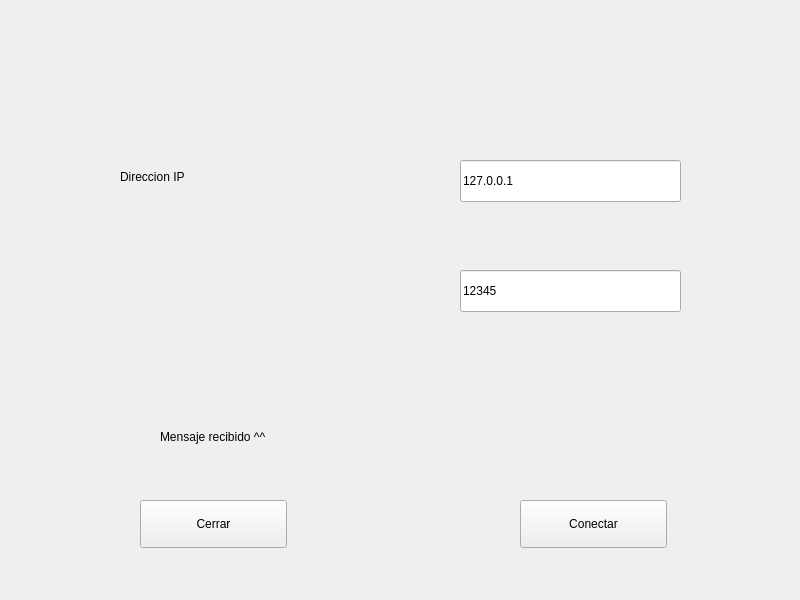
<?xml version="1.0" encoding="UTF-8"?>
<ui version="4.0">
 <class>Client</class>
 <widget class="QWidget" name="Client">
  <property name="geometry">
   <rect>
    <x>0</x>
    <y>0</y>
    <width>800</width>
    <height>600</height>
   </rect>
  </property>
  <property name="windowTitle">
   <string>Client</string>
  </property>
  <widget class="QLineEdit" name="le_ip">
   <property name="geometry">
    <rect>
     <x>460</x>
     <y>160</y>
     <width>221</width>
     <height>42</height>
    </rect>
   </property>
   <property name="text">
    <string>127.0.0.1</string>
   </property>
  </widget>
  <widget class="QLineEdit" name="le_port">
   <property name="geometry">
    <rect>
     <x>460</x>
     <y>270</y>
     <width>221</width>
     <height>42</height>
    </rect>
   </property>
   <property name="text">
    <string>12345</string>
   </property>
  </widget>
  <widget class="QLabel" name="lbl_message">
   <property name="geometry">
    <rect>
     <x>160</x>
     <y>420</y>
     <width>491</width>
     <height>34</height>
    </rect>
   </property>
   <property name="text">
    <string>Mensaje recibido ^^</string>
   </property>
  </widget>
  <widget class="QPushButton" name="btn_close">
   <property name="geometry">
    <rect>
     <x>140</x>
     <y>500</y>
     <width>147</width>
     <height>48</height>
    </rect>
   </property>
   <property name="text">
    <string>Cerrar</string>
   </property>
  </widget>
  <widget class="QPushButton" name="btn_connect">
   <property name="geometry">
    <rect>
     <x>520</x>
     <y>500</y>
     <width>147</width>
     <height>48</height>
    </rect>
   </property>
   <property name="text">
    <string>Conectar</string>
   </property>
  </widget>
  <widget class="QLabel" name="lbl_ip">
   <property name="geometry">
    <rect>
     <x>120</x>
     <y>160</y>
     <width>151</width>
     <height>34</height>
    </rect>
   </property>
   <property name="text">
    <string>Direccion IP</string>
   </property>
  </widget>
 </widget>
 <resources/>
 <connections/>
</ui>
